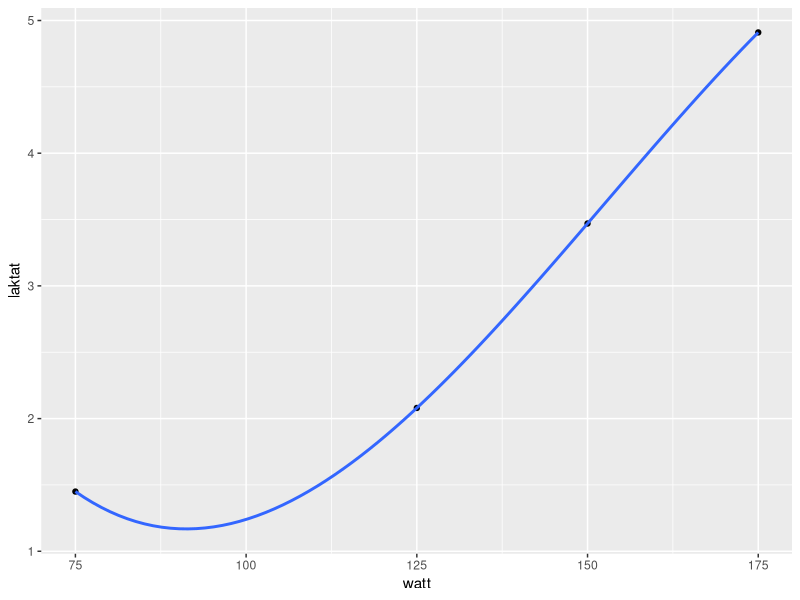
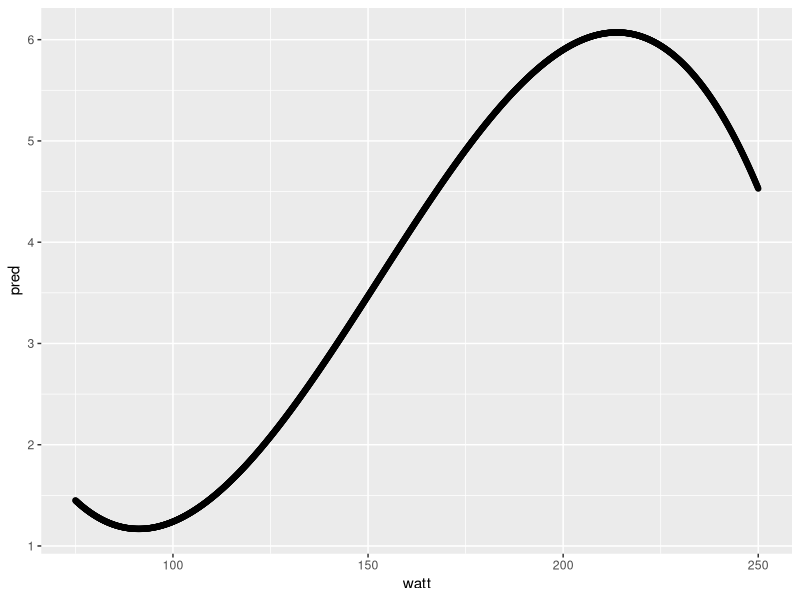

R code for these plots, in order:
## ---- chunk 1
library(tidyverse)
  

library(readxl)
Data <- read_excel("Data.xlsx",na = "NA")

dat <- Data %>%
  select(Subject, Tid, lac.75:lac.250) %>%
  pivot_longer(names_to = "watt",
               values_to = "laktat",
               names_prefix = "lac.",
               names_transform = list(watt = as.numeric),
               cols = lac.75:lac.250) %>%

  
   filter(Subject == 1,
         Tid == "pre",
         !is.na(laktat)) %>% # Remove NA values #kan ta bort filter?
  print()


dat %>%
  ggplot(aes(watt, laktat)) + geom_point() +
  
  geom_smooth(method = "lm", se = FALSE, 
              formula = y ~ poly(x, 3)) # kan ta bort?

# Fit the model
model <- lm(laktat ~ watt + I(watt^2) + I(watt^3), data = dat)

new_data <- data.frame(watt = seq(from = 75, to = 250, by = 0.1)) # lagde tabellen fra 75- 250w slik at det skal bli mulig å sammenligne mellom solum og vetle

new_data$pred <- predict(model, newdata = new_data)

new_data$distance <- abs(new_data$pred - 4)



new_data %>%
  filter(distance == min(distance)) %>% # watt ved 4mmol <3
  print()



new_data %>%
  ggplot(aes(watt, pred)) + geom_point()

summary(model) # kan ta bort?

predict(model) # kan ta bort?
  
## ---- chunk 2
lt <- function(data)  { 
  
  m <- lm(laktat ~ watt + I(watt^2) + I(watt^3), data = data)
  
  new_data <- data.frame(watt = seq(from = min(data$watt), to = max(data$watt), by = 0.01))
  
  new_data$pred <-predict(m, newdata = new_data)
  
  new_data$watt.4mmol <- abs(new_data$pred - 4)
  
  new_data$watt.2mmol <- abs(new_data$pred - 2)
  
  
  results <- data.frame(watt.4mmol = new_data[which.min(new_data$watt.4mmol),1]) %>%
  
  data.frame(watt.2mmol = new_data[which.min(new_data$watt.2mmol),1])
  
  return(results)

 # figur som viser snitt av solum og vetle?
  
  
  

  
  }

lt(dat)

## ---- chunk 3

library(tidyverse)

dat <- Data %>%
  select(Subject, Tid, lac.75:lac.250) %>%
  pivot_longer(names_to = "watt",
               values_to = "laktat",
               names_prefix = "lac.",
               names_transform = list(watt = as.numeric),
               cols = lac.75:lac.250) %>%
  
  filter(!is.na(laktat)) %>%
  
  group_by(Tid, Subject) %>%
  
  mutate(n = n()) %>%
  filter(n >= 4) %>%
  
  group_modify(~ lt(.)) %>% # fasit tabell
  print()




## ---- chunk 4

lac1 <- dat %>%
  group_by(Subject) %>%
  mutate(n = n()) %>%
  filter(n == 2) %>%
  pivot_wider(names_from = Tid, values_from = c(watt.4mmol,watt.2mmol)) %>%
  print()

TE4 <- lac1 %>%
  mutate(diff = watt.4mmol_post - watt.4mmol_pre) %>%
  ungroup() %>%
  
  summarise(s = sd(diff, na.rm = TRUE), 
            m = mean(c(watt.4mmol_post, watt.4mmol_pre)), 
            te = s / sqrt(2), 1,
            cv = 100 * (te / m), 1,
            L = qt(0.975, 4) * s) %>%
  print()


TE2 <- lac1 %>%
  mutate(diff = watt.2mmol_post - watt.2mmol_pre) %>%
  ungroup() %>%
  
  summarise(s = sd(diff, na.rm = TRUE), 
            m = mean(c(watt.2mmol_post, watt.2mmol_pre)), 
            te = s / sqrt(2), 1,
            cv = 100 * (te / m), 1,
            L = qt(0.975, 4) * s) %>%
  print()




## ---- chunk 5
Data2 <- read_excel("Data2.xlsx",na = "NA") %>%
  mutate(diff = post - pre) %>%
  ungroup() %>%
  summarise(s = sd(diff, na.rm = TRUE),
            te = s / sqrt(2),
            m = mean(c(pre, post)),
            cv = (te / m) * 100) %>%
  print()


cv <- round(Data2$cv, 2)

Standardavik <- round(Data2$s, 2)


